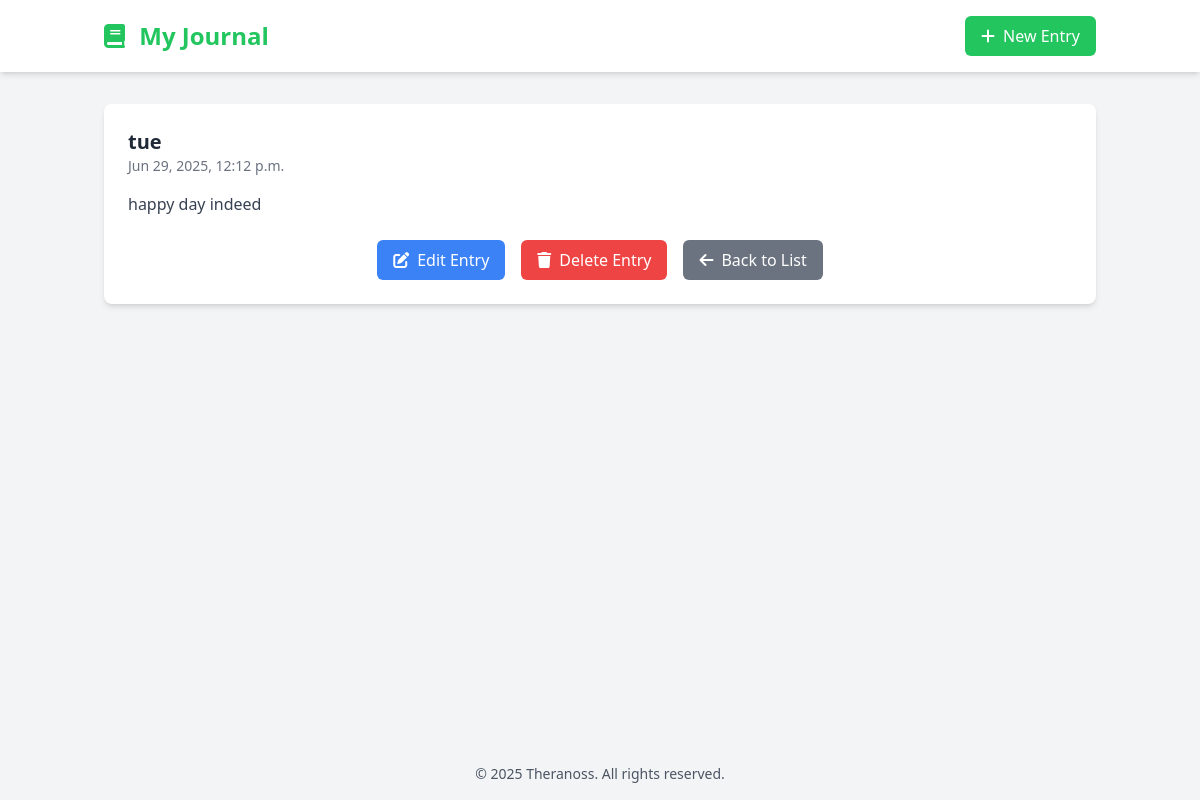
/journals/10/, run on the app's committed database.
### journals/models.py (models this page shows, shortened)
class UserEntryJournal(models.Model):
    user=models.ForeignKey(settings.AUTH_USER_MODEL, on_delete=models.CASCADE,related_name="journal_entries", null=True)
    title=models.CharField(max_length=200)
    content=HTMLField()
    created_at=models.DateTimeField(auto_now_add=True)
    updated_at=models.DateTimeField(auto_now=True)
    mood=models.CharField(max_length=20, choices=MOOD_CHOICES,blank=True,null=True, help_text="How are you feeling? ")
    class Meta:
        ordering=['-created_at']

### journals/views.py (the view)
# urls.py: path('<int:pk>/', JournalEntryDetailView.as_view(), name='entry_detail'),
class JournalEntryDetailView(DetailView):
    model = UserEntryJournal
    template_name = 'journals/journal_detail.html' # You'll need to create this template
    context_object_name = 'entry'

### journals/templates/journals/journal_detail.html (shortened to what this page needs)
<!DOCTYPE html>
<html lang="en" class="dark:dark">
<head>
    <script src="https://cdn.tailwindcss.com"></script>
    <link href="https://cdnjs.cloudflare.com/ajax/libs/font-awesome/6.0.0-beta3/css/all.min.css" rel="stylesheet">
</head>
<body class="bg-gray-100 dark:bg-gray-900 min-h-screen flex flex-col">
    <header class="bg-white dark:bg-gray-800 shadow-md">
        <div class="container mx-auto p-4 flex justify-between items-center">
            <h1 class="text-2xl font-bold text-green-500 dark:text-green-400">
                <i class="fas fa-book mr-2"></i> My Journal
            </h1>
            <a href="{% url 'entry_create'%}" class="bg-green-500 text-white px-4 py-2 rounded-md hover:bg-green-600 transition flex items-center">
                <i class="fas fa-plus mr-2"></i> New Entry
            </a>
        </div>
    </header>
    <main class="container mx-auto p-4 flex-grow">
        <section class="bg-white dark:bg-gray-800 rounded-lg shadow-md p-6 mt-4">
            <div class="mb-4">
                <h2 class="text-xl font-semibold text-gray-800 dark:text-gray-100">{{ entry.title }}</h2>
                <p class="text-sm text-gray-500 dark:text-gray-400">{{ entry.created_at|date:"M d, Y, P" }}</p>
            </div>
            <div class="prose dark:prose-invert text-gray-700 dark:text-gray-200">
                {{ entry.content|safe }}
            </div>
            <div class="flex flex-col sm:flex-row gap-4 mt-6 justify-center">
                <a href="{% url 'entry_update' entry.pk %}" class="bg-blue-500 text-white px-4 py-2 rounded-md hover:bg-blue-600 transition flex items-center">
                    <i class="fas fa-edit mr-2"></i> Edit Entry
                </a>
                <a href="{% url 'entry_delete' entry.pk %}" class="bg-red-500 text-white px-4 py-2 rounded-md hover:bg-red-600 transition flex items-center">
                    <i class="fas fa-trash mr-2"></i> Delete Entry
                </a>
                <a href="{% url 'journal_list' %}" class="bg-gray-500 text-white px-4 py-2 rounded-md hover:bg-gray-600 transition flex items-center">
                    <i class="fas fa-arrow-left mr-2"></i> Back to List
                </a>
            </div>
        </section>
    </main>
    <footer class="bg-gray-100 dark:bg-gray-900 p-4 text-center text-sm text-gray-600 dark:text-gray-300">
        © 2025 Theranoss. All rights reserved.
    </footer>
</body>
</html>

### data on the page
UserEntryJournal: title "tue", created_at "Jun 29, 2025, 12:12 p.m.", content "happy day indeed"
